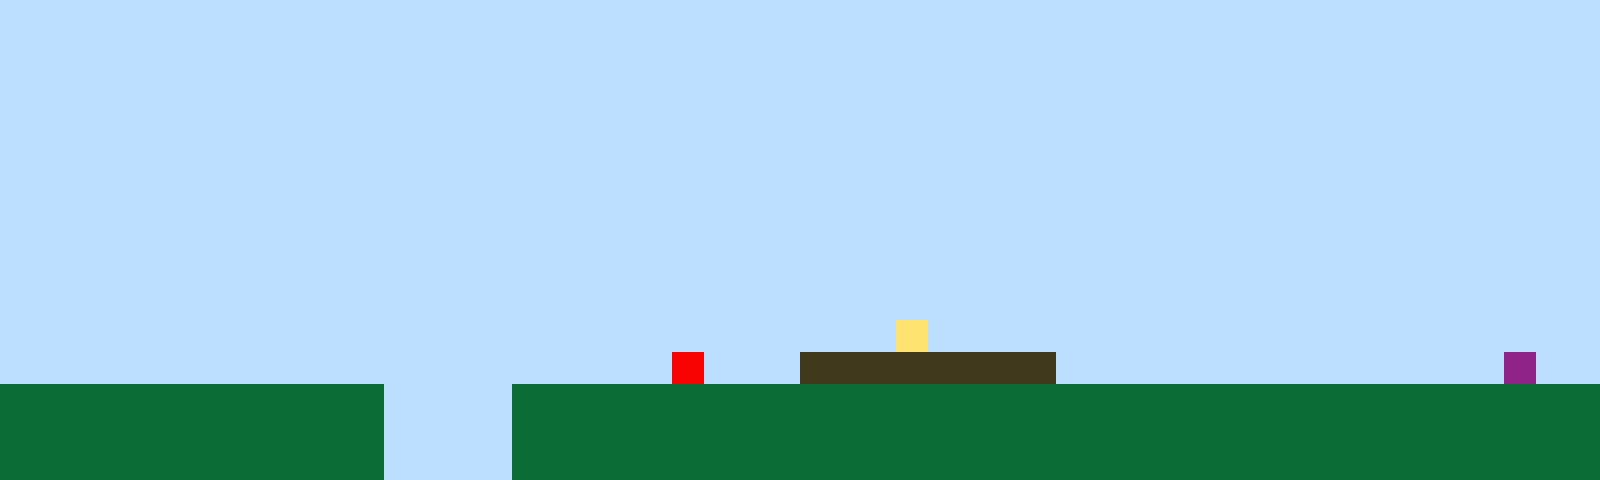

This is a level from a 2D game, rendered from its Tiled map with the project's own tilesets. A one-line summary and the complete map file follow:
An orthogonal 50x15 tile map with 32x32 px tiles, 1 tile layer (Tile Layer 1).

<map version="1.10" tiledversion="1.11.2" orientation="orthogonal" renderorder="right-up" width="50" height="15" tilewidth="32" tileheight="32" infinite="0" nextlayerid="2" nextobjectid="1"><editorsettings><export target="map1.csv" format="csv" /></editorsettings><tileset firstgid="1" name="sprites" tilewidth="32" tileheight="32" tilecount="6" columns="3"><image source="sprites.png" width="96" height="64" /></tileset><layer id="1" name="Tile Layer 1" width="50" height="15"><data encoding="csv">1,1,1,1,1,1,1,1,1,1,1,1,1,1,1,1,1,1,1,1,1,1,1,1,1,1,1,1,1,1,1,1,1,1,1,1,1,1,1,1,1,1,1,1,1,1,1,1,1,1,1,1,1,1,1,1,1,1,1,1,1,1,1,1,1,1,1,1,1,1,1,1,1,1,1,1,1,1,1,1,1,1,1,1,1,1,1,1,1,1,1,1,1,1,1,1,1,1,1,1,1,1,1,1,1,1,1,1,1,1,1,1,1,1,1,1,1,1,1,1,1,1,1,1,1,1,1,1,1,1,1,1,1,1,1,1,1,1,1,1,1,1,1,1,1,1,1,1,1,1,1,1,1,1,1,1,1,1,1,1,1,1,1,1,1,1,1,1,1,1,1,1,1,1,1,1,1,1,1,1,1,1,1,1,1,1,1,1,1,1,1,1,1,1,1,1,1,1,1,1,1,1,1,1,1,1,1,1,1,1,1,1,1,1,1,1,1,1,1,1,1,1,1,1,1,1,1,1,1,1,1,1,1,1,1,1,1,1,1,1,1,1,1,1,1,1,1,1,1,1,1,1,1,1,1,1,1,1,1,1,1,1,1,1,1,1,1,1,1,1,1,1,1,1,1,1,1,1,1,1,1,1,1,1,1,1,1,1,1,1,1,1,1,1,1,1,1,1,1,1,1,1,1,1,1,1,1,1,1,1,1,1,1,1,1,1,1,1,1,1,1,1,1,1,1,1,1,1,1,1,1,1,1,1,1,1,1,1,1,1,1,1,1,1,1,1,1,1,1,1,1,1,1,1,1,1,1,1,1,1,1,1,1,1,1,1,1,1,1,1,1,1,1,1,1,1,1,1,1,1,1,1,1,1,1,1,1,1,1,1,1,1,1,1,1,1,1,1,1,1,1,1,1,1,1,1,1,1,1,1,1,1,1,1,1,1,1,1,1,1,1,1,1,1,1,1,1,1,1,1,1,1,1,1,1,1,1,1,1,1,1,1,1,1,1,1,1,1,1,1,1,1,1,1,1,1,1,1,1,1,1,1,1,1,1,1,1,1,1,1,1,1,1,1,1,1,1,1,1,1,1,1,1,1,1,1,1,1,1,1,1,1,1,1,1,1,1,1,1,1,1,1,1,1,1,1,1,1,1,1,1,1,1,1,1,1,1,1,1,1,1,1,1,1,1,1,1,1,4,1,1,1,1,1,1,1,1,1,1,1,1,1,1,1,1,1,1,1,1,1,1,1,1,1,1,1,1,1,1,1,1,1,1,1,1,1,1,1,1,1,1,5,1,1,1,3,3,3,3,3,3,3,3,1,1,1,1,1,1,1,1,1,1,1,1,1,1,6,1,1,2,2,2,2,2,2,2,2,2,2,2,2,1,1,1,1,2,2,2,2,2,2,2,2,2,2,2,2,2,2,2,2,2,2,2,2,2,2,2,2,2,2,2,2,2,2,2,2,2,2,2,2,2,2,2,2,2,2,2,2,2,2,1,1,1,1,2,2,2,2,2,2,2,2,2,2,2,2,2,2,2,2,2,2,2,2,2,2,2,2,2,2,2,2,2,2,2,2,2,2,2,2,2,2,2,2,2,2,2,2,2,2,1,1,1,1,2,2,2,2,2,2,2,2,2,2,2,2,2,2,2,2,2,2,2,2,2,2,2,2,2,2,2,2,2,2,2,2,2,2</data></layer></map>
